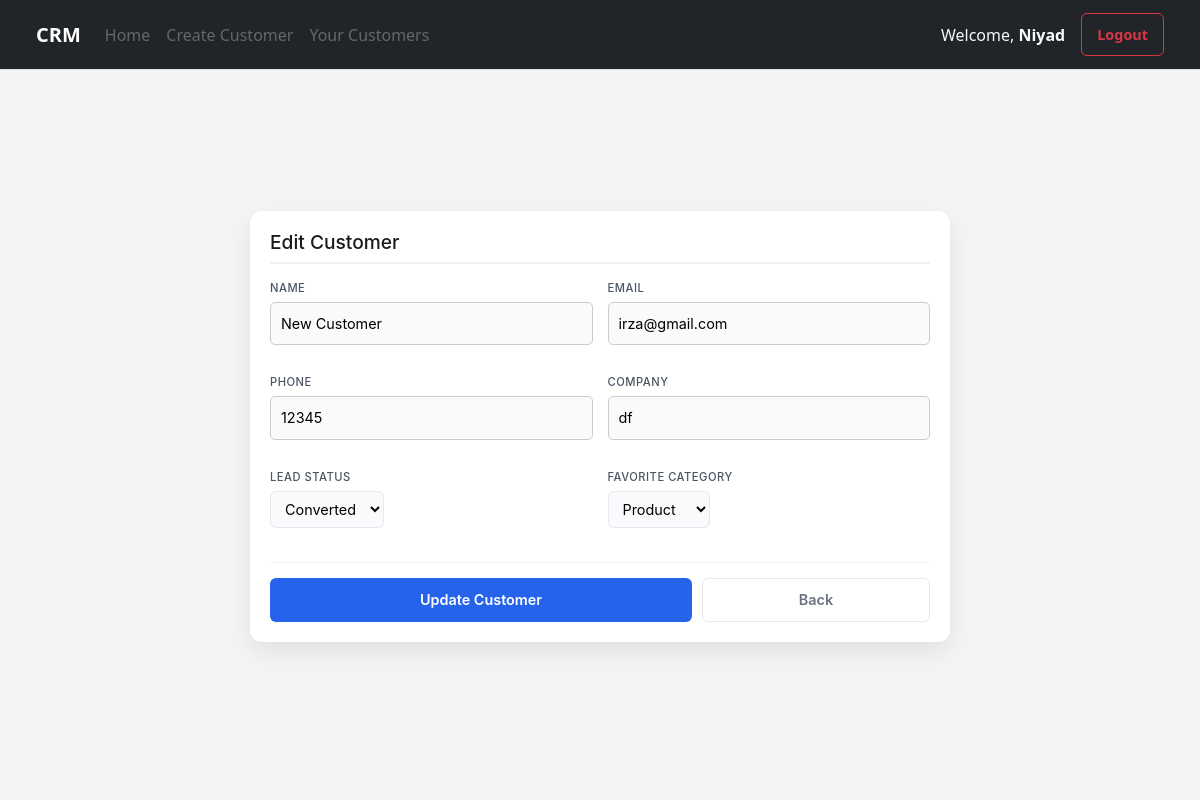
/edit-customer/3/ (signed in), run on an earlier commit of the app's database.
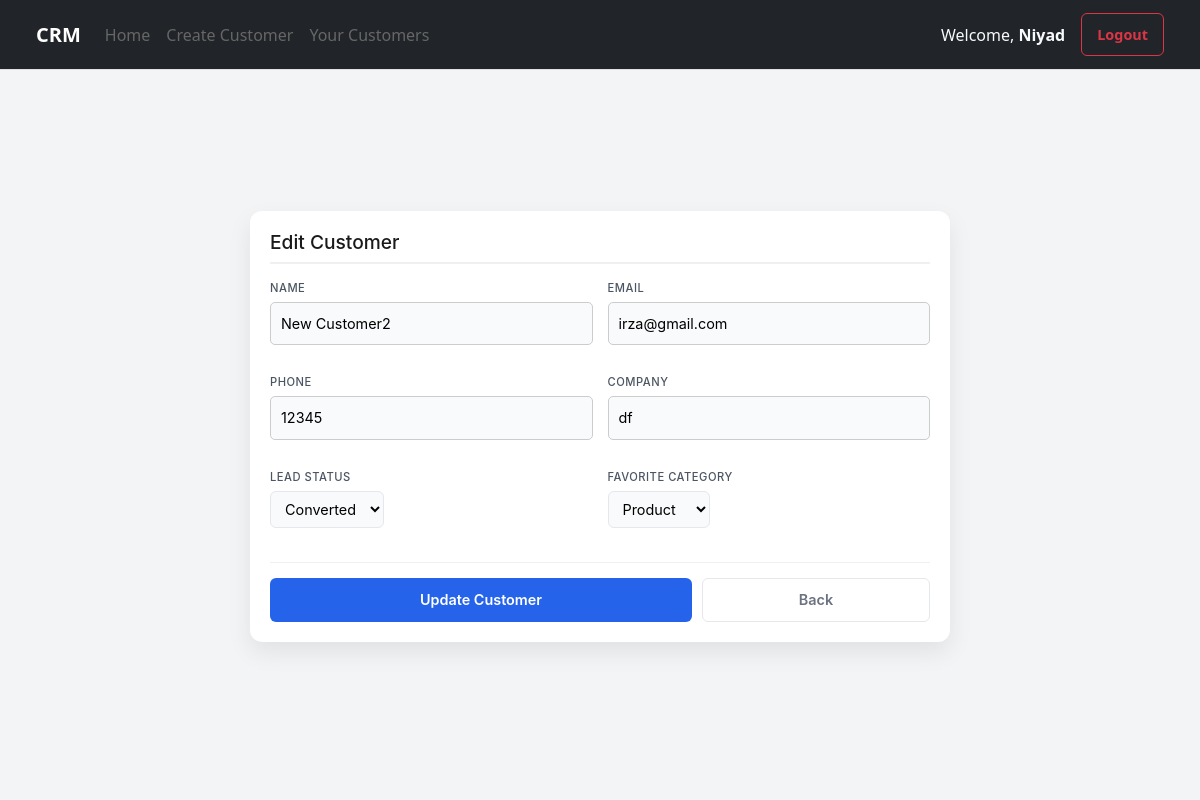
And on a later commit of the database.
### crm/models.py (models this page shows, shortened)
class Customer(models.Model):
    name =  models.CharField(max_length=100)
    email = models.EmailField(unique=True)
    phone = models.IntegerField()
    company = models.CharField(max_length=100, blank=True)
    lead_status = models.CharField(max_length=20, choices=LEAD_STATUS, default='new')
    favorite_category = models.CharField(max_length=50,choices=CATEGORY_CHOICES)
    assigned_user = models.ForeignKey(User, on_delete=models.CASCADE, related_name='customers',blank=True,null=True)
    created_at = models.DateTimeField(auto_now_add=True)

### crm/views.py (the view, shortened to what this page needs)
# urls.py: path('edit-customer/<id>/',edit_customer,name="edit-customer"),
def edit_customer(request,id):
    data = get_object_or_404(Customer,id=id)
    form = CustomerForm(instance=data)
    if not request.user.is_active:
        return redirect('login')
    if not request.user.is_superuser:
        if 'assigned_user' in form.fields:
            del form.fields['assigned_user']
    return render(request,'edit_customer.html',{'form':form})

### crm/forms.py
class CustomerForm(ModelForm):
    class Meta:
        model = Customer
        fields = ['name','email','phone','company','lead_status','favorite_category','assigned_user']

### templates/edit_customer.html (shortened to what this page needs)
{% extends 'base.html' %}
{% block navbar %}
    {% include 'navbar.html' %}
{% endblock navbar %}
{% block content %}
    <div class="crm-wrapper">
        <div class="crm-form-container">
            <h2>Edit Customer</h2>
            <form method="POST">
                <div class="crm-grid">
                    {% for field in form %}
                        <div class="form-group">
                            <label>{{ field.label }}</label>
                            {{ field }}
                        </div>
                    {% endfor %}
                </div>
                <div class="form-actions">
                    <button type="submit" class="btn btn-primary btn-save">Update Customer</button>
                    <a href="{% url 'customer-list' %}" class="btn btn-cancel btn-outline-danger">Back</a>
                </div>
            </form>
        </div>
    </div>
{% endblock content %}

What changed in the data, as far as the page shows it:
changed Customer "irza@gmail.com": name "New Customer" → "New Customer2"
